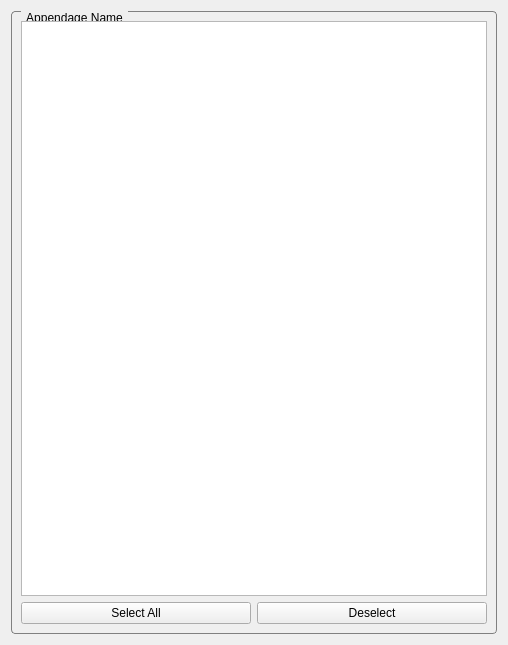
<?xml version="1.0" encoding="UTF-8"?>
<ui version="4.0">
 <class>appendage_form</class>
 <widget class="QWidget" name="appendage_form">
  <property name="geometry">
   <rect>
    <x>0</x>
    <y>0</y>
    <width>508</width>
    <height>645</height>
   </rect>
  </property>
  <property name="windowTitle">
   <string>Form</string>
  </property>
  <layout class="QVBoxLayout" name="verticalLayout">
   <item>
    <widget class="QGroupBox" name="appendage_group">
     <property name="styleSheet">
      <string notr="true">QGroupBox { 
  border: 1px solid gray; 
  border-radius: 4px; 
  margin-top: 0.5em; 
} 
QGroupBox::title { 
  subcontrol-origin: margin; 
  left: 10px; 
  padding: 0 3px 0 3px; 
}</string>
     </property>
     <property name="title">
      <string>Appendage Name</string>
     </property>
     <property name="checkable">
      <bool>false</bool>
     </property>
     <property name="checked">
      <bool>false</bool>
     </property>
     <layout class="QVBoxLayout" name="verticalLayout_7">
      <item>
       <widget class="QListWidget" name="list"/>
      </item>
      <item>
       <layout class="QHBoxLayout" name="select_button_layout">
        <item>
         <widget class="QPushButton" name="select_all_button">
          <property name="text">
           <string>Select All</string>
          </property>
         </widget>
        </item>
        <item>
         <widget class="QPushButton" name="deselect_button">
          <property name="text">
           <string>Deselect</string>
          </property>
         </widget>
        </item>
       </layout>
      </item>
     </layout>
    </widget>
   </item>
  </layout>
 </widget>
 <resources/>
 <connections/>
</ui>
